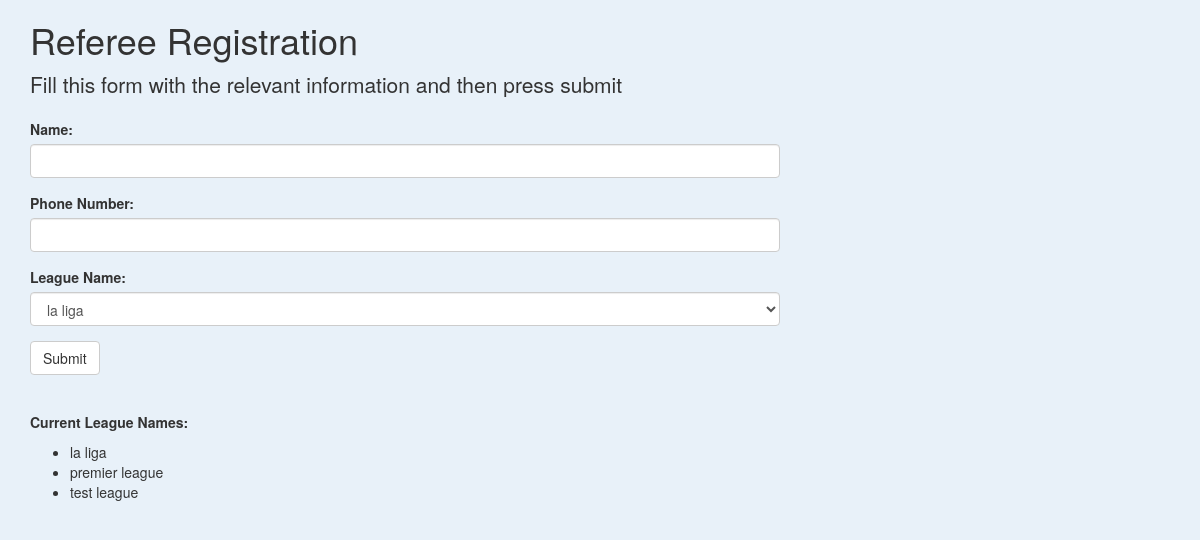
The app's page /referee, older data.
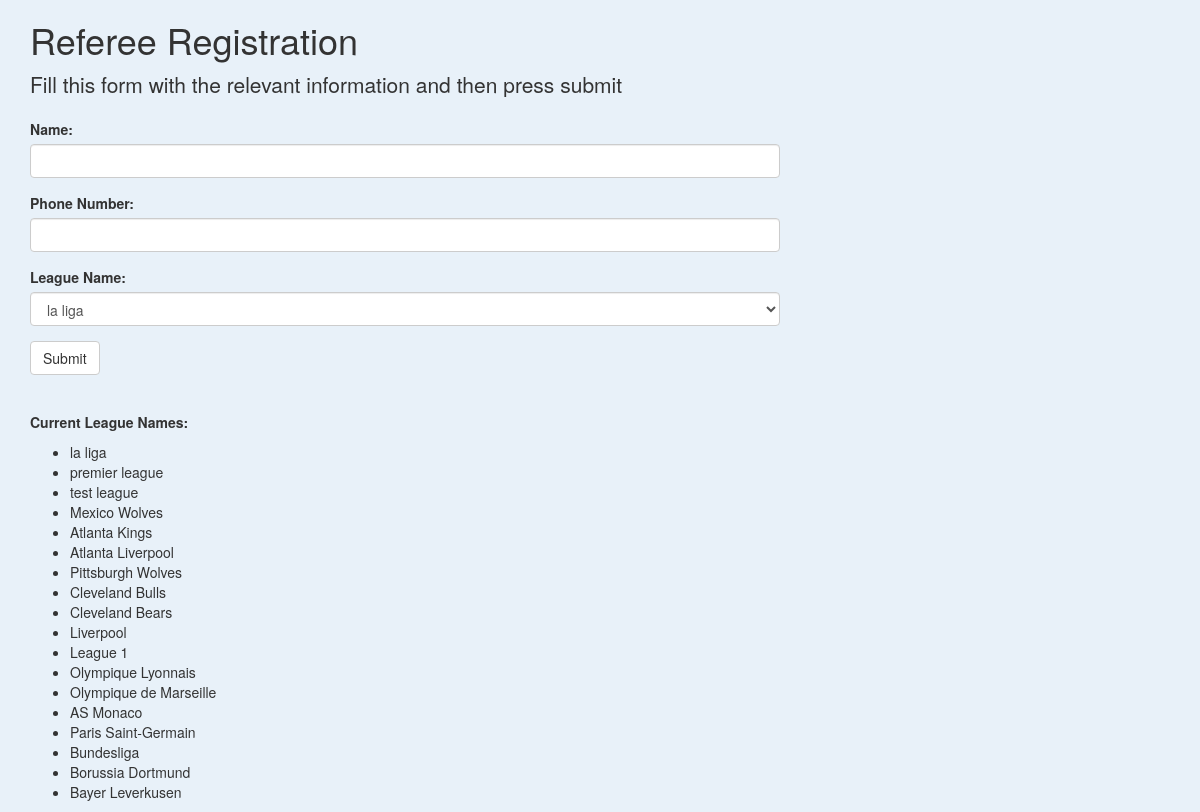
The same page, newer data.
### tables this page shows
CREATE TABLE League (
    l_sportsname    varchar(25),
    l_name          varchar(50),
    l_numteams      unsigned int,
    l_leaguekey     unsigned int
);

### main.py (the view, shortened to what this page needs)
@app.route('/referee', methods=['GET', 'POST'])
def referee():
    class RefForm(FlaskForm):
        query = '''select l_name from league'''
        conn = sqlite3.connect(database)
        result = conn.execute(query)
        leagueNames = []
        for row in result:
            leagueNames.append(row[0])
        name = StringField('Name:', validators=[DataRequired()])
        phonenumber = StringField('Phone Number:', validators=[DataRequired()])
        league = SelectField('League Name:', choices = leagueNames)
        submit = SubmitField('Submit')
    conn = sqlite3.connect(database)
    cursor = conn.cursor()
    form = RefForm()
    message = ""
    leagueNames = []
    leagueQuery = '''SELECT l_name from league'''.format(form.league.data)
    result = conn.execute(leagueQuery)
    for row in result:
        leagueNames.append(row[0])
    conn.close()
    return render_template('referee.html', form=form, message=message, leagueNames=leagueNames)

### main.py
    class RefForm(FlaskForm):
        query = '''select l_name from league'''
        conn = sqlite3.connect(database)
        result = conn.execute(query)
        leagueNames = []
        for row in result:
            leagueNames.append(row[0])
        name = StringField('Name:', validators=[DataRequired()])
        phonenumber = StringField('Phone Number:', validators=[DataRequired()])
        league = SelectField('League Name:', choices = leagueNames)
        submit = SubmitField('Submit')

### templates/referee.html (shortened to what this page needs)
{% extends 'bootstrap/base.html' %}
{% import "bootstrap/wtf.html" as wtf %}
{% block styles %}
{{ super() }}
{% endblock %}
{% block content %}
<div class="container">
  <div class="row">
    <div class="col-md-10 col-lg-8 mx-lg-auto mx-md-auto">
      <h1 class="pt-5 pb-2">Referee Registration</h1>
      <p class="lead">Fill this form with the relevant information and then press submit</p>
      {{ wtf.quick_form(form) }}
      <p class="pt-5" style="margin-top:5%;"><strong>Current League Names: </strong></p>
      <ul>
        {% for name in leagueNames %}
        <li>{{name}}</li>
        {% endfor %}
        </ul>
    </div>
  </div>
</div>
{% endblock %}

### templates/referee.html (style rules this page uses)
body { background: #e8f1f9; }

Row changes from the older to the newer data that the page shows:
added League: l_name "Mexico Wolves"
added League: l_name "Atlanta Kings"
added League: l_name "Atlanta Liverpool"
added League: l_name "Pittsburgh Wolves"
added League: l_name "Cleveland Bulls"
added League: l_name "Cleveland Bears"
added League: l_name "Liverpool"
added League: l_name "League 1"
added League: l_name "Olympique Lyonnais"
added League: l_name "Olympique de Marseille"
added League: l_name "AS Monaco"
added League: l_name "Paris Saint-Germain"
added League: l_name "Bundesliga"
added League: l_name "Borussia Dortmund"
added League: l_name "Bayer Leverkusen"
